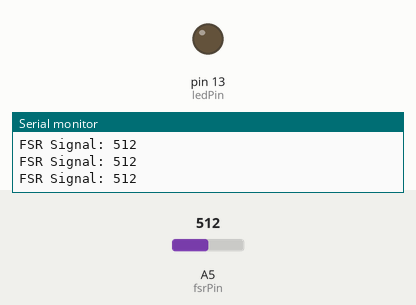
The sketch below on a simulated Arduino Uno, built with avr-gcc and run on an emulated ATmega328P. On the bench: output pins drawn as LEDs (lit = HIGH), the last lines printed to the serial monitor. The inputs (shaded band) are chosen by the test bench; at power-on: A5 (fsrPin) = 512.

Above: at 1.2 s.
1.3 s: A5 (fsrPin) set to 741
2.8 s: A5 (fsrPin) set to 769
At 3.6 s:
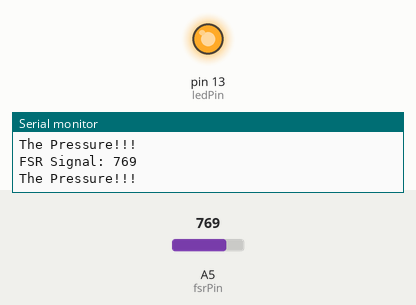
4.3 s: A5 (fsrPin) set to 740
At 5.0 s:
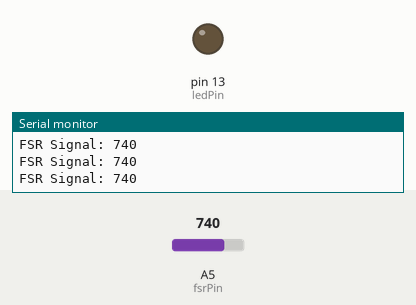
5.9 s: A5 (fsrPin) set to 760
At 6.3 s:
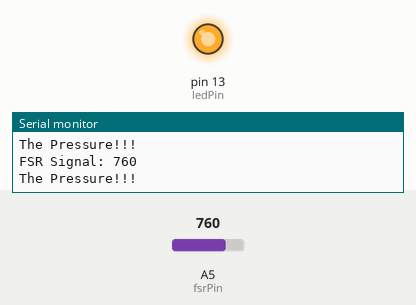
Timing chart, 0 to 8.5 s (numbered marks = the images above; inputs shaded):
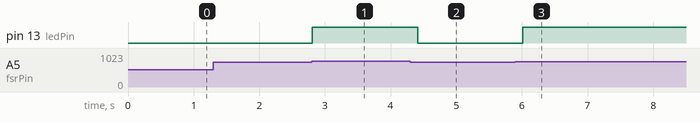

Measured:
- the behaviour switches between 750 and 751 on A5 (fsrPin) (found by bisection; images 0 and 1)
- after the input at 2.8 s, pin 13 (ledPin): LOW → HIGH at once
- after the input at 4.3 s, pin 13 (ledPin): HIGH → LOW after 0.11 s
- after the input at 5.9 s, pin 13 (ledPin): LOW → HIGH after 0.11 s

The sketch:

FSR.ino
```cpp
int fsrPin = A5; // FSR is connected to analog pin 5 (A5)
int ledPin = 13; // we use the internal LED (pin 13) on the arduino uno
int threshold = 750; // threshold value to react to, input range is between 0 and 1023

void setup() {
  // begin serial
  Serial.begin(9600);
  // LED pinMode
  pinMode(ledPin, OUTPUT);
}

void loop() {
  // read the fsr signal value
  int fsrSignal = analogRead(fsrPin);
  // print it out
  Serial.print("FSR Signal: ");
  Serial.println(fsrSignal);

  // react to it :)
  if(fsrSignal > threshold){
    // if signal is higher than threshold
    digitalWrite(ledPin, HIGH); // turn on LED
    Serial.println("The Pressure!!!");
  } else {
    digitalWrite(ledPin, LOW); // turn LED off!
  }

  delay(200); // 200ms delay
}
```
